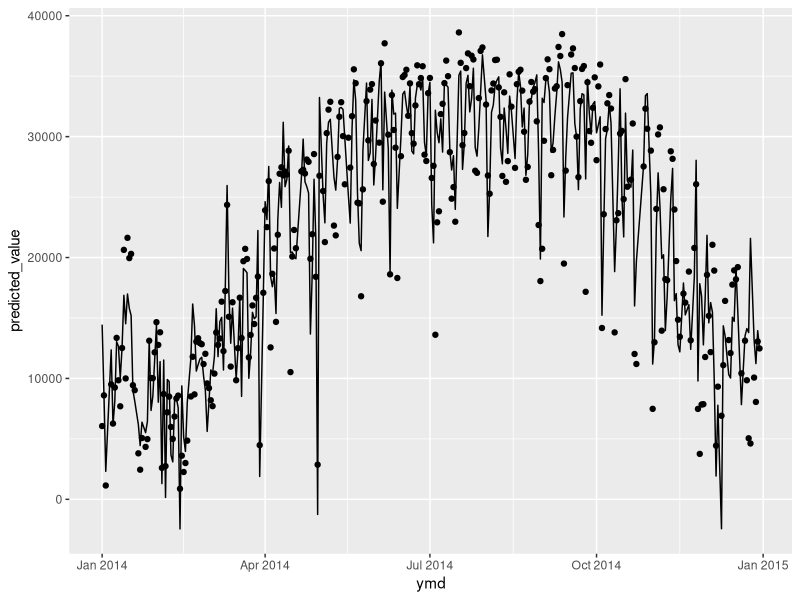
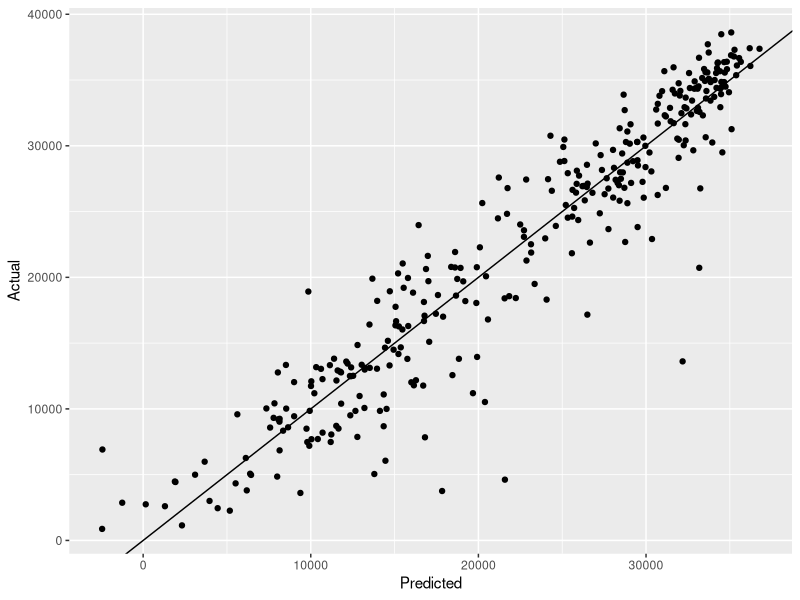

These figures' R source, in order:
## ---- chunk 1
library(tidyverse)
library(modelr)
## ---- chunk 2
trips_per_day <- read_tsv('trips_per_day.tsv')
head(trips_per_day)
## ---- chunk 3
set.seed(42)
num_days <- nrow(trips_per_day)
num_folds <- 5

# Holding out 10% of data for final test set
frac_test <- 0.1
num_test <- floor(num_days * frac_test)

# Randomly sampling rows for the test set
ndx <- sample(1:num_days, num_test, replace=F)

# DO NOT TOUCH THIS
trips_per_day_test <- trips_per_day[ndx, ]

# using k-fold validation
trips_per_day_kfold <- trips_per_day[-ndx, ] %>%
    mutate(fold = (row_number() %% num_folds) + 1)

head(trips_per_day_kfold) # confirming that it looks right
range <- max(trips_per_day_kfold$num_trips) - min(trips_per_day_kfold$num_trips)

## Test set size: 36
## Train/Validate set size: 329
mean(trips_per_day_kfold$num_trips)
## ---- chunk 4
# TODO: fit a linear model using poly(tmin, degree) on training data
# TODO: try different polynomial degrees and evaluate RMSE on validation data
K <- 1:8
avg_validate_err <- c()
se_validate_err <- c()
test_avg_val <- c()
for (k in K) {
    # doing 5 fold cross-validation within each value of k
    validate_err <- c()
    for (f in 1:num_folds) {
        # fitting on training data
        trips_per_day_train <- filter(trips_per_day_kfold, fold != f) 
        model <- lm(num_trips ~ poly(tmin, k, raw = T), data = trips_per_day_train)

        # evaluate on the validation data
        trips_per_day_validate <- filter(trips_per_day_kfold, fold == f)
        validate_err[f] <- sqrt(mean((predict(model, trips_per_day_validate) - trips_per_day_validate$num_trips)^2))
    }

    # average validation error/standard error 
    avg_validate_err[k] <- mean(validate_err)
    se_validate_err[k] <- sd(validate_err) / sqrt(num_folds)
    test_avg_val[k] <- avg_validate_err[k] / mean(trips_per_day_kfold$num_trips)
}
avg_validate_err
se_validate_err
test_avg_val
## ---- chunk 5
# Possible model features to include
# Current features: ymd, num_trips, date, precipitation, snow depth, snow, max temp, min temp
# Possibly interesting features that contribute to trips
# tmin (colder temps)
# tmax (hotter temps)
# day of the week (weekends vs weekdays) and month of the year
trips_per_day_kfold <- mutate(trips_per_day_kfold, day_of_week = wday(ymd), month = month(ymd))
# snow depth (substantial snow depth i decided over 5) and precipitation (substantial precipitation decided for over 0.5)
trips_per_day_kfold <- mutate(trips_per_day_kfold, snow_sub = (snwd > 5), prcp_sub = (prcp > 0.5))

## Which models will i try (if the previous works)
# Model One: min temp and max temp (tried it and it made a little difference)
# Model Two: min/max temp and day of the week (tried it and it was better!)
# Model Three: min/max temp, day of week, and month (tried it and it was better)
# Model Four: min/max temp, day of week, month, snowd significance (got worse)
# Model Fourb: Four but not significance the snowd value (got slightly better but not that significant)
# Model Five: min/max temp, day of week, month, precipitation significance (got much better! RMSE dropped around .03)
# Model Fiveb: Five but the prcp value (doing precipitation as its own value is better)
# Model Fivec(best model before trying interactions): Five but the prcp value transformed with log (doing precipitation as 
# its value but logged did better than non logged)
# Model Six: min/max temp, dayofweek, month, precipitation, prcp interacted with time of year/day of week (was not any better)

# Chose Model FiveC
## ---- chunk 6
m1_validate_err <- c()
m1_test_val <- c()
m1_rel_val <- c()
for (f in 1:num_folds) {
    # doing 5 fold cross-validation within each value of k
    trips_per_day_train <- filter(trips_per_day_kfold, fold != f) 
    model <- lm(num_trips ~ poly(tmin, 4, raw = T) + poly(tmax, 4, raw = T), data = trips_per_day_train)

    # evaluate on the validation data
    trips_per_day_validate <- filter(trips_per_day_kfold, fold == f)
    m1_validate_err[f] <- sqrt(mean((predict(model, trips_per_day_validate) - trips_per_day_validate$num_trips)^2))
    m1_test_val[f] <- m1_validate_err[f] / mean(trips_per_day_kfold$num_trips)
    m1_rel_val[f] <- m1_validate_err[f] / range
}
m1_avg_validate <- mean(m1_validate_err)
m1_test_avg_val <- mean(m1_test_val)
m1_rel_avg_val <- mean(m1_rel_val)

m1_validate_err
m1_test_val
m1_rel_val

m1_avg_validate
m1_test_avg_val
m1_rel_avg_val
## ---- chunk 7
m2_validate_err <- c()
m2_test_val <- c()
m2_rel_val <- c()
for (f in 1:num_folds) {
    # doing 5 fold cross-validation within each value of k
    trips_per_day_train <- filter(trips_per_day_kfold, fold != f) 
    model <- lm(num_trips ~ factor(day_of_week) + poly(tmin, 4, raw = T) + poly(tmax, 4, raw = T), data = trips_per_day_train)

    # evaluate on the validation data
    trips_per_day_validate <- filter(trips_per_day_kfold, fold == f)
    m2_validate_err[f] <- sqrt(mean((predict(model, trips_per_day_validate) - trips_per_day_validate$num_trips)^2))
    m2_test_val[f] <- m2_validate_err[f] / mean(trips_per_day_kfold$num_trips)
    m2_rel_val[f] <- m2_validate_err[f] / range
}
m2_avg_validate <- mean(m2_validate_err)
m2_test_avg_val <- mean(m2_test_val)
m2_rel_avg_val <- mean(m2_rel_val)

m2_validate_err
m2_test_val
m2_rel_val

m2_avg_validate
m2_test_avg_val
m2_rel_avg_val
## ---- chunk 8
m3_validate_err <- c()
m3_test_val <- c()
m3_rel_val <- c()
for (f in 1:num_folds) {
    # doing 5 fold cross-validation within each value of k
    trips_per_day_train <- filter(trips_per_day_kfold, fold != f) 
    model <- lm(num_trips ~ factor(day_of_week) + factor(month) + poly(tmin, 4, raw = T) + poly(tmax, 4, raw = T), data = trips_per_day_train)

    # evaluate on the validation data
    trips_per_day_validate <- filter(trips_per_day_kfold, fold == f)
    m3_validate_err[f] <- sqrt(mean((predict(model, trips_per_day_validate) - trips_per_day_validate$num_trips)^2))
    m3_test_val[f] <- m3_validate_err[f] / mean(trips_per_day_kfold$num_trips)
    m3_rel_val[f] <- m3_validate_err[f] / range
}
m3_avg_validate <- mean(m3_validate_err)
m3_test_avg_val <- mean(m3_test_val)
m3_rel_avg_val <- mean(m3_rel_val)

m3_validate_err
m3_test_val
m3_rel_val

m3_avg_validate
m3_test_avg_val
m3_rel_avg_val
## ---- chunk 9
m4_validate_err <- c()
m4_test_val <- c()
m4_rel_val <- c()
for (f in 1:num_folds) {
    # doing 5 fold cross-validation within each value of k
    trips_per_day_train <- filter(trips_per_day_kfold, fold != f) 
    model <- lm(num_trips ~ snow_sub + factor(day_of_week) + factor(month) + poly(tmin, 4, raw = T) + poly(tmax, 4, raw = T), data = trips_per_day_train)

    # evaluate on the validation data
    trips_per_day_validate <- filter(trips_per_day_kfold, fold == f)
    m4_validate_err[f] <- sqrt(mean((predict(model, trips_per_day_validate) - trips_per_day_validate$num_trips)^2))
    m4_test_val[f] <- m4_validate_err[f] / mean(trips_per_day_kfold$num_trips)
    m4_rel_val[f] <- m4_validate_err[f] / range
}
m4_avg_validate <- mean(m4_validate_err)
m4_test_avg_val <- mean(m4_test_val)
m4_rel_avg_val <- mean(m4_rel_val)

m4_validate_err
m4_test_val
m4_rel_val

m4_avg_validate
m4_test_avg_val
m4_rel_avg_val
# model actually got worse
## ---- chunk 10
# model with snow got worse so im trying snow depth value itself
m4b_validate_err <- c()
m4b_test_val <- c()
m4b_rel_val <- c()
for (f in 1:num_folds) {
    # doing 5 fold cross-validation within each value of k
    trips_per_day_train <- filter(trips_per_day_kfold, fold != f) 
    model <- lm(num_trips ~ snwd + factor(day_of_week) + factor(month) + poly(tmin, 4, raw = T) + poly(tmax, 4, raw = T), data = trips_per_day_train)

    # evaluate on the validation data
    trips_per_day_validate <- filter(trips_per_day_kfold, fold == f)
    m4b_validate_err[f] <- sqrt(mean((predict(model, trips_per_day_validate) - trips_per_day_validate$num_trips)^2))
    m4b_test_val[f] <- m4b_validate_err[f] / mean(trips_per_day_kfold$num_trips)
    m4b_rel_val[f] <- m4b_validate_err[f] / range
}
m4b_avg_validate <- mean(m4b_validate_err)
m4b_test_avg_val <- mean(m4b_test_val)
m4b_rel_avg_val <- mean(m4b_rel_val)

m4b_validate_err
m4b_test_val
m4b_rel_val

m4b_avg_validate
m4b_test_avg_val
m4b_rel_avg_val
# adding snow depth doesn't contribute that much
## ---- chunk 11
m5_validate_err <- c()
m5_test_val <- c()
m5_rel_val <- c()
for (f in 1:num_folds) {
    # doing 5 fold cross-validation within each value of k
    trips_per_day_train <- filter(trips_per_day_kfold, fold != f) 
    model <- lm(num_trips ~ prcp_sub + factor(day_of_week) + factor(month) + poly(tmin, 4, raw = T) + poly(tmax, 4, raw = T), data = trips_per_day_train)

    # evaluate on the validation data
    trips_per_day_validate <- filter(trips_per_day_kfold, fold == f)
    m5_validate_err[f] <- sqrt(mean((predict(model, trips_per_day_validate) - trips_per_day_validate$num_trips)^2))
    m5_test_val[f] <- m5_validate_err[f] / mean(trips_per_day_kfold$num_trips)
    m5_rel_val[f] <- m5_validate_err[f] / range
}
m5_avg_validate <- mean(m5_validate_err)
m5_test_avg_val <- mean(m5_test_val)
m5_rel_avg_val <- mean(m5_rel_val)

m5_validate_err
m5_test_val
m5_rel_val

m5_avg_validate
m5_test_avg_val
m5_rel_avg_val
# model got better by alot!
## ---- chunk 12
m5b_validate_err <- c()
m5b_test_val <- c()
m5b_rel_val <- c()
for (f in 1:num_folds) {
    # doing 5 fold cross-validation within each value of k
    trips_per_day_train <- filter(trips_per_day_kfold, fold != f) 
    model <- lm(num_trips ~ prcp + factor(day_of_week) + factor(month) + poly(tmin, 4, raw = T) + poly(tmax, 4, raw = T), data = trips_per_day_train)

    # evaluate on the validation data
    trips_per_day_validate <- filter(trips_per_day_kfold, fold == f)
    m5b_validate_err[f] <- sqrt(mean((predict(model, trips_per_day_validate) - trips_per_day_validate$num_trips)^2))
    m5b_test_val[f] <- m5b_validate_err[f] / mean(trips_per_day_kfold$num_trips)
    m5b_rel_val[f] <- m5b_validate_err[f] / range
}
m5b_avg_validate <- mean(m5b_validate_err)
m5b_test_avg_val <- mean(m5b_test_val)
m5b_rel_avg_val <- mean(m5b_rel_val)

m5b_validate_err
m5b_test_val
m5b_rel_val 

m5b_avg_validate
m5b_test_avg_val
m5b_rel_avg_val
## ---- chunk 13
m5c_validate_err <- c()
m5c_test_val <- c()
m5c_rel_val <- c()
for (f in 1:num_folds) {
    # doing 5 fold cross-validation within each value of k
    trips_per_day_train <- filter(trips_per_day_kfold, fold != f) 
    model <- lm(num_trips ~ log(prcp + 1) + factor(day_of_week) + factor(month) + poly(tmin, 4, raw = T) + poly(tmax, 4, raw = T), data = trips_per_day_train)

    # evaluate on the validation data
    trips_per_day_validate <- filter(trips_per_day_kfold, fold == f)
    m5c_validate_err[f] <- sqrt(mean((predict(model, trips_per_day_validate) - trips_per_day_validate$num_trips)^2))
    m5c_test_val[f] <- m5c_validate_err[f] / mean(trips_per_day_kfold$num_trips)
    m5c_rel_val[f] <- m5c_validate_err[f] / range
}
m5c_avg_validate <- mean(m5c_validate_err)
m5c_test_avg_val <- mean(m5c_test_val)
m5c_rel_avg_val <- mean(m5c_rel_val)

m5c_validate_err
m5c_test_val
m5c_rel_val

m5c_avg_validate
m5c_test_avg_val
m5c_rel_avg_val
## ---- chunk 14
m6_validate_err <- c()
m6_test_val <- c()
m6_rel_val <- c()
for (f in 1:num_folds) {
    # doing 5 fold cross-validation within each value of k
    trips_per_day_train <- filter(trips_per_day_kfold, fold != f) 
    model <- lm(num_trips ~ factor(day_of_week):log(prcp + 1) + log(prcp + 1) + factor(day_of_week) + factor(month) + poly(tmin, 4, raw = T) + poly(tmax, 4, raw = T), data = trips_per_day_train)

    # evaluate on the validation data
    trips_per_day_validate <- filter(trips_per_day_kfold, fold == f)
    m6_validate_err[f] <- sqrt(mean((predict(model, trips_per_day_validate) - trips_per_day_validate$num_trips)^2))
    m6_test_val[f] <- m6_validate_err[f] / mean(trips_per_day_kfold$num_trips)
    m6_rel_val[f] <- m6_validate_err[f] / range
}
m6_avg_validate <- mean(m6_validate_err)
m6_test_avg_val <- mean(m6_test_val)
m6_rel_avg_val <- mean(m6_rel_val)

m6_validate_err
m6_test_val
m6_avg_validate

m6_test_avg_val
m6_rel_val
m6_rel_avg_val
## ---- chunk 15
# Final Model
final_validate_err <- c()
final_test_val <- c()
final_rel_val <- c()

# storing prediction values
final_preds <- mutate(trips_per_day_kfold, predicted_value = 0)

for (f in 1:num_folds) {
    # doing 5 fold cross-validation within each value of k
    trips_per_day_train <- filter(trips_per_day_kfold, fold != f) 
    final_model <- lm(num_trips ~ log(prcp + 1) + factor(day_of_week) + factor(month) + poly(tmin, 4, raw = T) + poly(tmax, 4, raw = T), data = trips_per_day_train)

    # evaluate on the validation data
    trips_per_day_validate <- filter(trips_per_day_kfold, fold == f)

    # store the predicted values
    final_preds$predicted_value[final_preds$fold == f] <- predict(final_model, trips_per_day_validate)
    
    final_validate_err[f] <- rmse(final_model, trips_per_day_validate)
    final_test_val[f] <- final_validate_err[f] / mean(trips_per_day_kfold$num_trips)
    final_rel_val[f] <- final_validate_err[f] / range
}
final_avg_validate <- mean(final_validate_err)
final_test_avg_val <- mean(final_test_val)
final_rel_avg_val <- mean(final_rel_val)

final_validate_err
final_test_val
final_avg_validate

final_test_avg_val
final_rel_val
final_rel_avg_val

trips_per_day_kfold
final_preds
select(final_preds, ymd, num_trips, predicted_value)

## Plotting results of the model
ggplot(final_preds, aes(x = ymd, y = predicted_value)) +
    geom_line(aes(y = predicted_value)) +
    geom_point(aes(y = num_trips))
    labs(x = "Date", y = "Predicted")

ggplot(final_preds, aes(x = predicted_value, y = num_trips)) +
    geom_point() +
    geom_abline() +
    labs(x = "Predicted", y = "Actual")

## ---- chunk 16
save(final_model, file = 'final_model.RData')
## ---- chunk 17
# TODO: load your saved model and predict on trips_test
# TODO: compute RMSE on test set
# TODO: how do you think this model will perform on future data?
